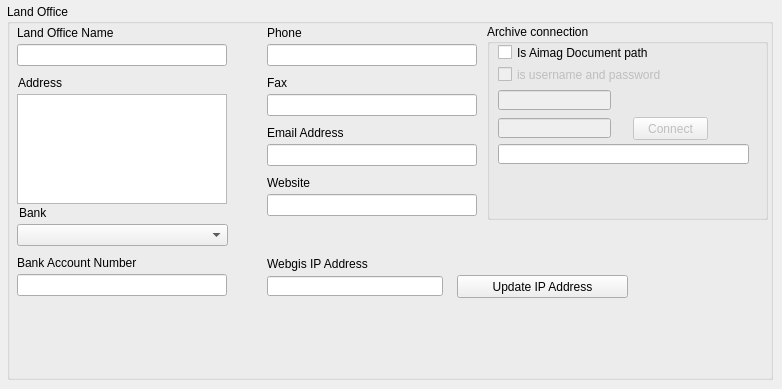
   <widget class="QWidget" name="widget">
    <attribute name="title">
     <string>Report Parameters</string>
    </attribute>
    <widget class="QGroupBox" name="groupBox">
     <property name="geometry">
      <rect>
       <x>7</x>
       <y>4</y>
       <width>766</width>
       <height>376</height>
      </rect>
     </property>
     <property name="title">
      <string>Land Office</string>
     </property>
     <widget class="QLineEdit" name="land_office_name_edit">
      <property name="geometry">
       <rect>
        <x>10</x>
        <y>40</y>
        <width>210</width>
        <height>22</height>
       </rect>
      </property>
     </widget>
     <widget class="QLabel" name="label">
      <property name="geometry">
       <rect>
        <x>10</x>
        <y>20</y>
        <width>210</width>
        <height>17</height>
       </rect>
      </property>
      <property name="text">
       <string>Land Office Name</string>
      </property>
     </widget>
     <widget class="QLabel" name="label_2">
      <property name="geometry">
       <rect>
        <x>11</x>
        <y>70</y>
        <width>210</width>
        <height>17</height>
       </rect>
      </property>
      <property name="text">
       <string>Address</string>
      </property>
     </widget>
     <widget class="QTextEdit" name="address_edit">
      <property name="geometry">
       <rect>
        <x>10</x>
        <y>90</y>
        <width>210</width>
        <height>110</height>
       </rect>
      </property>
     </widget>
     <widget class="QLabel" name="label_3">
      <property name="geometry">
       <rect>
        <x>12</x>
        <y>200</y>
        <width>210</width>
        <height>17</height>
       </rect>
      </property>
      <property name="text">
       <string>Bank</string>
      </property>
     </widget>
     <widget class="QComboBox" name="bank_cbox">
      <property name="geometry">
       <rect>
        <x>10</x>
        <y>220</y>
        <width>211</width>
        <height>22</height>
       </rect>
      </property>
     </widget>
     <widget class="QLabel" name="label_4">
      <property name="geometry">
       <rect>
        <x>10</x>
        <y>250</y>
        <width>210</width>
        <height>17</height>
       </rect>
      </property>
      <property name="text">
       <string>Bank Account Number</string>
      </property>
     </widget>
     <widget class="QLineEdit" name="bank_account_num_edit">
      <property name="geometry">
       <rect>
        <x>10</x>
        <y>270</y>
        <width>210</width>
        <height>22</height>
       </rect>
      </property>
     </widget>
     <widget class="QLabel" name="label_5">
      <property name="geometry">
       <rect>
        <x>260</x>
        <y>20</y>
        <width>210</width>
        <height>17</height>
       </rect>
      </property>
      <property name="text">
       <string>Phone</string>
      </property>
     </widget>
     <widget class="QLineEdit" name="phone_edit">
      <property name="geometry">
       <rect>
        <x>260</x>
        <y>40</y>
        <width>210</width>
        <height>22</height>
       </rect>
      </property>
     </widget>
     <widget class="QLabel" name="label_6">
      <property name="geometry">
       <rect>
        <x>260</x>
        <y>70</y>
        <width>210</width>
        <height>17</height>
       </rect>
      </property>
      <property name="text">
       <string>Fax</string>
      </property>
     </widget>
     <widget class="QLineEdit" name="fax_edit">
      <property name="geometry">
       <rect>
        <x>260</x>
        <y>90</y>
        <width>210</width>
        <height>22</height>
       </rect>
      </property>
     </widget>
     <widget class="QLabel" name="label_7">
      <property name="geometry">
       <rect>
        <x>260</x>
        <y>120</y>
        <width>210</width>
        <height>17</height>
       </rect>
      </property>
      <property name="text">
       <string>Email Address</string>
      </property>
     </widget>
     <widget class="QLineEdit" name="email_address_edit">
      <property name="geometry">
       <rect>
        <x>260</x>
        <y>140</y>
        <width>210</width>
        <height>22</height>
       </rect>
      </property>
     </widget>
     <widget class="QLabel" name="web_site_label">
      <property name="geometry">
       <rect>
        <x>260</x>
        <y>170</y>
        <width>210</width>
        <height>17</height>
       </rect>
      </property>
      <property name="text">
       <string>Website</string>
      </property>
     </widget>
     <widget class="QLineEdit" name="web_site_edit">
      <property name="geometry">
       <rect>
        <x>260</x>
        <y>190</y>
        <width>210</width>
        <height>22</height>
       </rect>
      </property>
     </widget>
     <widget class="QLineEdit" name="webgis_ip_edit">
      <property name="geometry">
       <rect>
        <x>260</x>
        <y>272</y>
        <width>176</width>
        <height>20</height>
       </rect>
      </property>
     </widget>
     <widget class="QLabel" name="label_50">
      <property name="geometry">
       <rect>
        <x>260</x>
        <y>252</y>
        <width>181</width>
        <height>16</height>
       </rect>
      </property>
      <property name="text">
       <string>Webgis IP Address</string>
      </property>
     </widget>
     <widget class="QPushButton" name="ref_webgis_button">
      <property name="geometry">
       <rect>
        <x>450</x>
        <y>271</y>
        <width>171</width>
        <height>23</height>
       </rect>
      </property>
      <property name="text">
       <string>Update IP Address</string>
      </property>
     </widget>
     <widget class="QGroupBox" name="groupBox_11">
      <property name="geometry">
       <rect>
        <x>480</x>
        <y>20</y>
        <width>281</width>
        <height>196</height>
       </rect>
      </property>
      <property name="title">
       <string>Archive connection</string>
      </property>
      <widget class="QLineEdit" name="host_user_edit">
       <property name="enabled">
        <bool>false</bool>
       </property>
       <property name="geometry">
        <rect>
         <x>11</x>
         <y>66</y>
         <width>113</width>
         <height>20</height>
        </rect>
       </property>
      </widget>
      <widget class="QPushButton" name="host_connect_button">
       <property name="enabled">
        <bool>false</bool>
       </property>
       <property name="geometry">
        <rect>
         <x>146</x>
         <y>93</y>
         <width>75</width>
         <height>23</height>
        </rect>
       </property>
       <property name="text">
        <string>Connect</string>
       </property>
      </widget>
      <widget class="QCheckBox" name="is_user_checkbox">
       <property name="enabled">
        <bool>false</bool>
       </property>
       <property name="geometry">
        <rect>
         <x>11</x>
         <y>42</y>
         <width>186</width>
         <height>17</height>
        </rect>
       </property>
       <property name="text">
        <string>is username and password</string>
       </property>
      </widget>
      <widget class="QLineEdit" name="host_pass_edit">
       <property name="enabled">
        <bool>false</bool>
       </property>
       <property name="geometry">
        <rect>
         <x>11</x>
         <y>94</y>
         <width>113</width>
         <height>20</height>
        </rect>
       </property>
       <property name="echoMode">
        <enum>QLineEdit::Password</enum>
       </property>
      </widget>
      <widget class="QCheckBox" name="doc_path_checkbox">
       <property name="geometry">
        <rect>
         <x>11</x>
         <y>20</y>
         <width>251</width>
         <height>17</height>
        </rect>
       </property>
       <property name="text">
        <string>Is Aimag Document path</string>
       </property>
      </widget>
      <widget class="QLineEdit" name="doc_path_edit">
       <property name="geometry">
        <rect>
         <x>11</x>
         <y>120</y>
         <width>251</width>
         <height>20</height>
        </rect>
       </property>
       <property name="readOnly">
        <bool>true</bool>
       </property>
      </widget>
     </widget>
    </widget>
   </widget>
